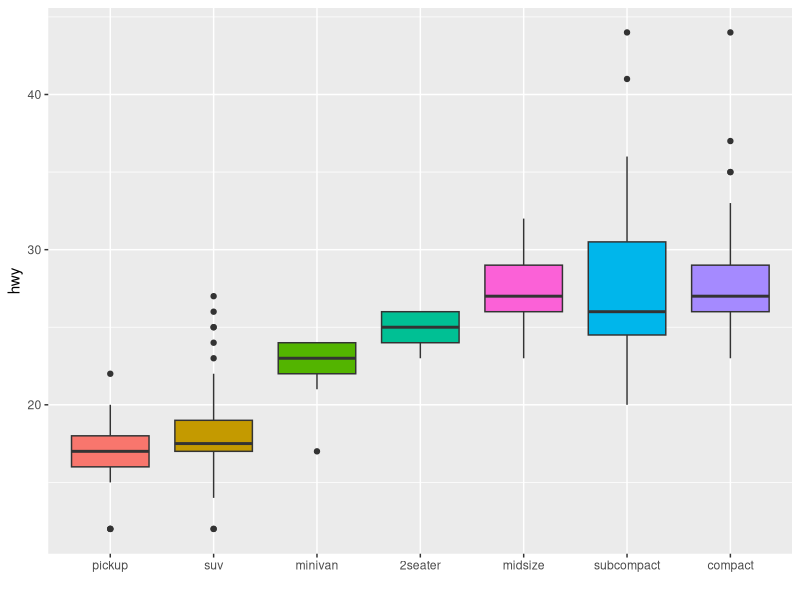
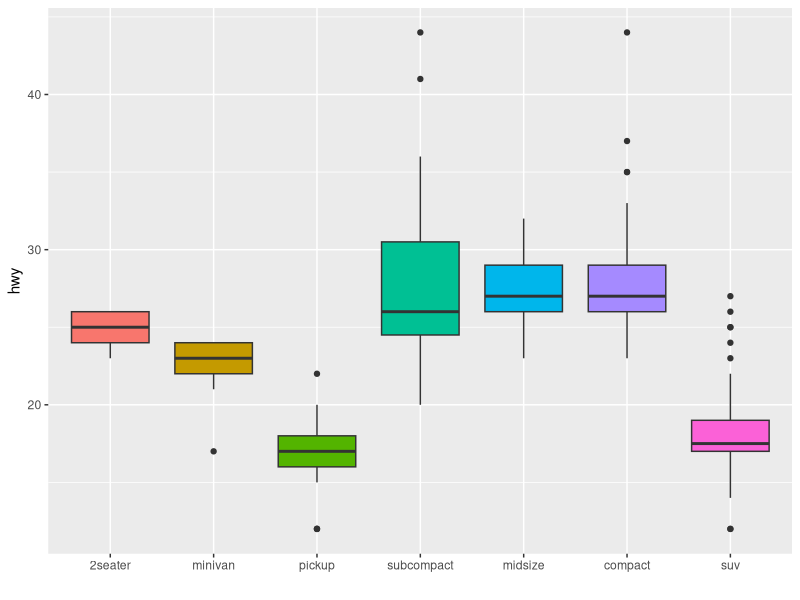

Write R code to recreate these figures, in order.
## ---- chunk 1

library(tidyverse)
library(ggplot2)
# Using median
mpg %>%
  mutate(class = fct_reorder(class, hwy, .fun='median')) %>%
  ggplot( aes(x=reorder(class, hwy), y=hwy, fill=class)) + 
    geom_boxplot() +
    xlab("class") +
    theme(legend.position="none") +
    xlab("")
 
# Using number of observation per group
mpg %>%
  mutate(class = fct_reorder(class, hwy, .fun='length' )) %>%
  ggplot( aes(x=class, y=hwy, fill=class)) + 
    geom_boxplot() +
    xlab("class") +
    theme(legend.position="none") +
    xlab("") +
    xlab("")
